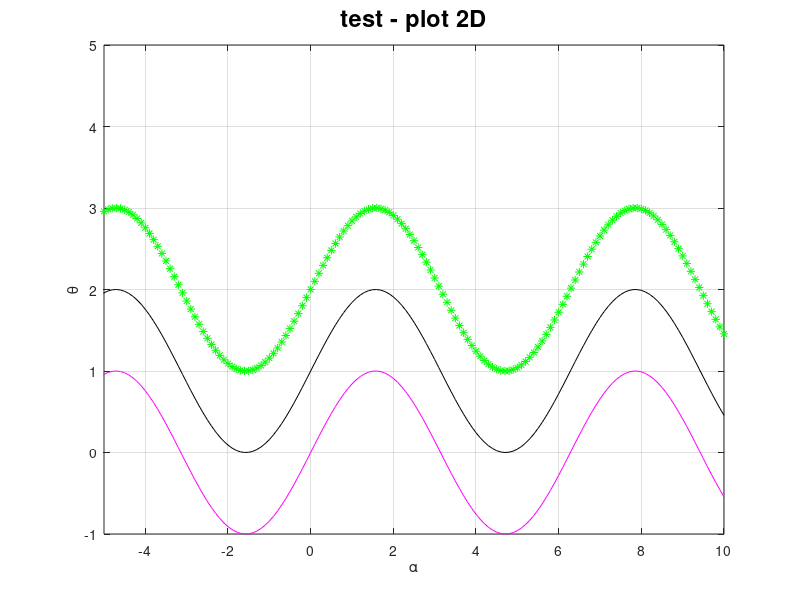
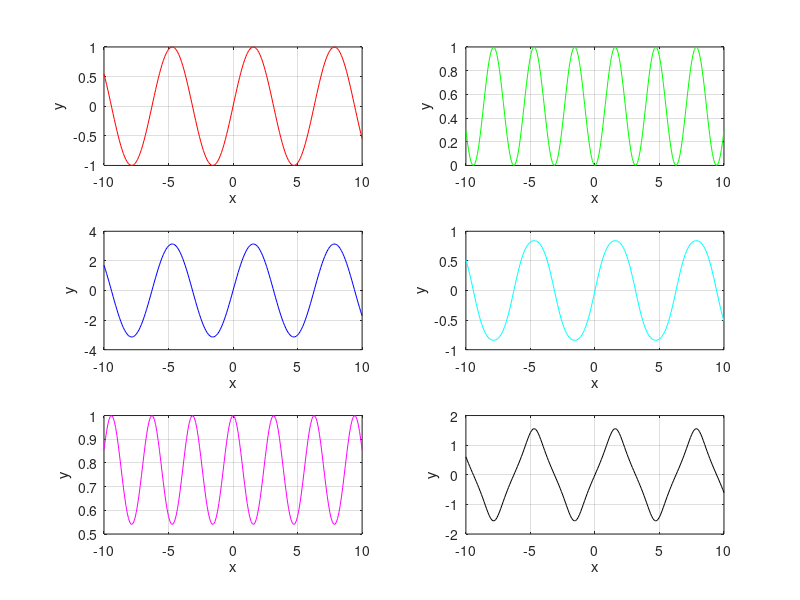

The MATLAB script that drew these images, in order:
clear all
%close all
%clc %czyszczenie
%%
%dir
%ls %to samo - wyswietla pliki w sciezce
%who
%whos %wyswietla dane o zmiennych
%help save
a = 1;
c=a+1;
disp('wartosc:')
disp(c)
%%
% q="wprowadz wartosc:"
% q1 = input(q); %wpisz wartosc zmiennej w command window
% q2 = q1 + 3;
% disp('obliczona wartosc:')
% disp(q2)
%% MACIERZE

A = [1 2 3;4 5 6;7 8 9]
B = [1 2 3;4 5 6;7 8 9]

A = zeros(3,3)
B = ones(3,3)
C = eye(3,3) % jedynki na skos, reszta 0
D = rand(3,3)
E = randn(3,3)
F = diag(E)
G = magic(3) % suma w każdą stronę = 15

H = [A A] %a obok a
I = [A;A] %a pod a
%% ELEMENTY GRAFICZNE
x = -10:0.1:10;
y = sin(x);

figure(1)
plot(x,y,'m');
grid on
hold on
box on
xlabel('\alpha');
ylabel('\theta');
plot(x, y+1, 'k')
plot(x, y+2, 'g*')
axis([-5 10 -1 5])

%legend('\alpha=1, '\alpha=2', '\alpha=0.2', 'FontSize',12)
title('test - plot 2D', 'FontSize', 17)

figure(2)

subplot(3,2,1)
plot(x,y,'r');grid;xlabel('x');ylabel('y');

subplot(3,2,2)
plot(x,y.^2,'g');grid;xlabel('x');ylabel('y');

subplot(3,2,3)
plot(x,y*pi,'b');grid;xlabel('x');ylabel('y');

subplot(3,2,4)
plot(x,sin(y),'c');grid;xlabel('x');ylabel('y');

subplot(3,2,5)
plot(x,cos(y),'m');grid;xlabel('x');ylabel('y');

subplot(3,2,6)
plot(x,tan(y),'k');grid;xlabel('x');ylabel('y');

%% PĘTLE
%for i=1:size(y,2)
    %if i(1,i) == 0
        ...
    %elseif y(1,i)>0.7
        ...
    %else
        ...
    %end
%end 